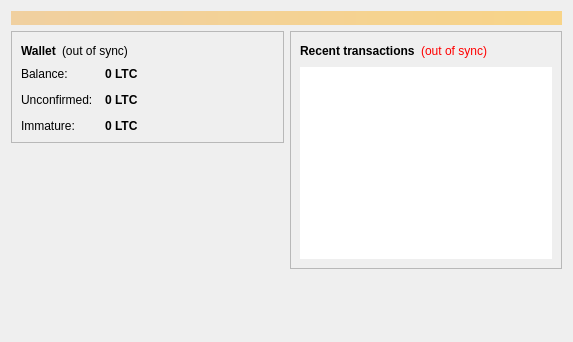
<?xml version="1.0" encoding="UTF-8"?>
<ui version="4.0">
 <class>OverviewPage</class>
 <widget class="QWidget" name="OverviewPage">
  <property name="geometry">
   <rect>
    <x>0</x>
    <y>0</y>
    <width>573</width>
    <height>342</height>
   </rect>
  </property>
  <property name="windowTitle">
   <string>Form</string>
  </property>
  <property name="styleSheet">
   <string notr="true"/>
  </property>
  <layout class="QVBoxLayout" name="topLayout">
   <item>
    <widget class="QLabel" name="labelAlerts">
     <property name="visible">
      <bool>false</bool>
     </property>
     <property name="styleSheet">
      <string notr="true">background-color: qlineargradient(x1: 0, y1: 0, x2: 1, y2: 0, stop:0 #F0D0A0, stop:1 #F8D488); color:#000000;</string>
     </property>
     <property name="wordWrap">
      <bool>true</bool>
     </property>
     <property name="margin">
      <number>3</number>
     </property>
    </widget>
   </item>
   <item>
    <layout class="QHBoxLayout" name="horizontalLayout" stretch="1,1">
     <item>
      <layout class="QVBoxLayout" name="verticalLayout_2">
       <item>
        <widget class="QFrame" name="frame">
         <property name="styleSheet">
          <string notr="true"/>
         </property>
         <property name="frameShape">
          <enum>QFrame::StyledPanel</enum>
         </property>
         <property name="frameShadow">
          <enum>QFrame::Raised</enum>
         </property>
         <layout class="QVBoxLayout" name="verticalLayout_4">
          <item>
           <layout class="QHBoxLayout" name="horizontalLayout_4">
            <item>
             <widget class="QLabel" name="label_5">
              <property name="font">
               <font>
                <weight>75</weight>
                <bold>true</bold>
               </font>
              </property>
              <property name="text">
               <string>Wallet</string>
              </property>
             </widget>
            </item>
            <item>
             <widget class="QLabel" name="labelWalletStatus">
              <property name="toolTip">
               <string>The displayed information may be out of date. Your wallet automatically synchronizes with the Testcoin network after a connection is established, but this process has not completed yet.</string>
              </property>
              <property name="styleSheet">
               <string notr="true">QLabel { color: red; }
background-image: url(:/images/legobackground);</string>
              </property>
              <property name="text">
               <string notr="true">(out of sync)</string>
              </property>
              <property name="alignment">
               <set>Qt::AlignLeading|Qt::AlignLeft|Qt::AlignVCenter</set>
              </property>
             </widget>
            </item>
            <item>
             <spacer name="horizontalSpacer_2">
              <property name="orientation">
               <enum>Qt::Horizontal</enum>
              </property>
              <property name="sizeHint" stdset="0">
               <size>
                <width>40</width>
                <height>20</height>
               </size>
              </property>
             </spacer>
            </item>
           </layout>
          </item>
          <item>
           <layout class="QFormLayout" name="formLayout_2">
            <property name="fieldGrowthPolicy">
             <enum>QFormLayout::AllNonFixedFieldsGrow</enum>
            </property>
            <property name="horizontalSpacing">
             <number>12</number>
            </property>
            <property name="verticalSpacing">
             <number>12</number>
            </property>
            <item row="0" column="0">
             <widget class="QLabel" name="label">
              <property name="text">
               <string>Balance:</string>
              </property>
             </widget>
            </item>
            <item row="0" column="1">
             <widget class="QLabel" name="labelBalance">
              <property name="font">
               <font>
                <weight>75</weight>
                <bold>true</bold>
               </font>
              </property>
              <property name="cursor">
               <cursorShape>IBeamCursor</cursorShape>
              </property>
              <property name="toolTip">
               <string>Your current balance</string>
              </property>
              <property name="text">
               <string notr="true">0 LTC</string>
              </property>
              <property name="textInteractionFlags">
               <set>Qt::LinksAccessibleByMouse|Qt::TextSelectableByKeyboard|Qt::TextSelectableByMouse</set>
              </property>
             </widget>
            </item>
            <item row="1" column="0">
             <widget class="QLabel" name="label_3">
              <property name="text">
               <string>Unconfirmed:</string>
              </property>
             </widget>
            </item>
            <item row="1" column="1">
             <widget class="QLabel" name="labelUnconfirmed">
              <property name="font">
               <font>
                <weight>75</weight>
                <bold>true</bold>
               </font>
              </property>
              <property name="cursor">
               <cursorShape>IBeamCursor</cursorShape>
              </property>
              <property name="toolTip">
               <string>Total of transactions that have yet to be confirmed, and do not yet count toward the current balance</string>
              </property>
              <property name="text">
               <string notr="true">0 LTC</string>
              </property>
              <property name="textInteractionFlags">
               <set>Qt::LinksAccessibleByMouse|Qt::TextSelectableByKeyboard|Qt::TextSelectableByMouse</set>
              </property>
             </widget>
            </item>
            <item row="2" column="0">
             <widget class="QLabel" name="labelImmatureText">
              <property name="text">
               <string>Immature:</string>
              </property>
             </widget>
            </item>
            <item row="2" column="1">
             <widget class="QLabel" name="labelImmature">
              <property name="font">
               <font>
                <weight>75</weight>
                <bold>true</bold>
               </font>
              </property>
              <property name="toolTip">
               <string>Mined balance that has not yet matured</string>
              </property>
              <property name="text">
               <string notr="true">0 LTC</string>
              </property>
              <property name="textInteractionFlags">
               <set>Qt::LinksAccessibleByMouse|Qt::TextSelectableByKeyboard|Qt::TextSelectableByMouse</set>
              </property>
             </widget>
            </item>
           </layout>
          </item>
         </layout>
        </widget>
       </item>
       <item>
        <spacer name="verticalSpacer">
         <property name="orientation">
          <enum>Qt::Vertical</enum>
         </property>
         <property name="sizeHint" stdset="0">
          <size>
           <width>20</width>
           <height>40</height>
          </size>
         </property>
        </spacer>
       </item>
      </layout>
     </item>
     <item>
      <layout class="QVBoxLayout" name="verticalLayout_3">
       <item>
        <widget class="QFrame" name="frame_2">
         <property name="styleSheet">
          <string notr="true"/>
         </property>
         <property name="frameShape">
          <enum>QFrame::StyledPanel</enum>
         </property>
         <property name="frameShadow">
          <enum>QFrame::Raised</enum>
         </property>
         <layout class="QVBoxLayout" name="verticalLayout">
          <item>
           <layout class="QHBoxLayout" name="horizontalLayout_2">
            <item>
             <widget class="QLabel" name="label_4">
              <property name="text">
               <string>&lt;b&gt;Recent transactions&lt;/b&gt;</string>
              </property>
             </widget>
            </item>
            <item>
             <widget class="QLabel" name="labelTransactionsStatus">
              <property name="toolTip">
               <string>The displayed information may be out of date. Your wallet automatically synchronizes with the Testcoin network after a connection is established, but this process has not completed yet.</string>
              </property>
              <property name="styleSheet">
               <string notr="true">QLabel { color: red; }</string>
              </property>
              <property name="text">
               <string notr="true">(out of sync)</string>
              </property>
              <property name="alignment">
               <set>Qt::AlignRight|Qt::AlignTrailing|Qt::AlignVCenter</set>
              </property>
             </widget>
            </item>
            <item>
             <spacer name="horizontalSpacer">
              <property name="orientation">
               <enum>Qt::Horizontal</enum>
              </property>
              <property name="sizeHint" stdset="0">
               <size>
                <width>40</width>
                <height>20</height>
               </size>
              </property>
             </spacer>
            </item>
           </layout>
          </item>
          <item>
           <widget class="QListView" name="listTransactions">
            <property name="styleSheet">
             <string notr="true"/>
            </property>
            <property name="frameShape">
             <enum>QFrame::NoFrame</enum>
            </property>
            <property name="verticalScrollBarPolicy">
             <enum>Qt::ScrollBarAlwaysOff</enum>
            </property>
            <property name="horizontalScrollBarPolicy">
             <enum>Qt::ScrollBarAlwaysOff</enum>
            </property>
            <property name="selectionMode">
             <enum>QAbstractItemView::NoSelection</enum>
            </property>
           </widget>
          </item>
         </layout>
        </widget>
       </item>
       <item>
        <spacer name="verticalSpacer_2">
         <property name="orientation">
          <enum>Qt::Vertical</enum>
         </property>
         <property name="sizeHint" stdset="0">
          <size>
           <width>20</width>
           <height>40</height>
          </size>
         </property>
        </spacer>
       </item>
      </layout>
     </item>
    </layout>
   </item>
  </layout>
 </widget>
 <resources>
  <include location="../bitcoin.qrc"/>
 </resources>
 <connections/>
</ui>
